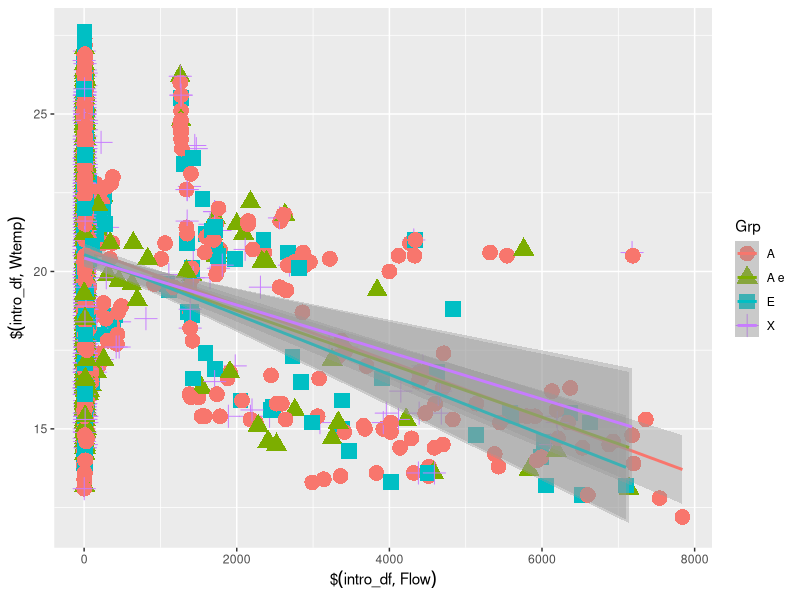
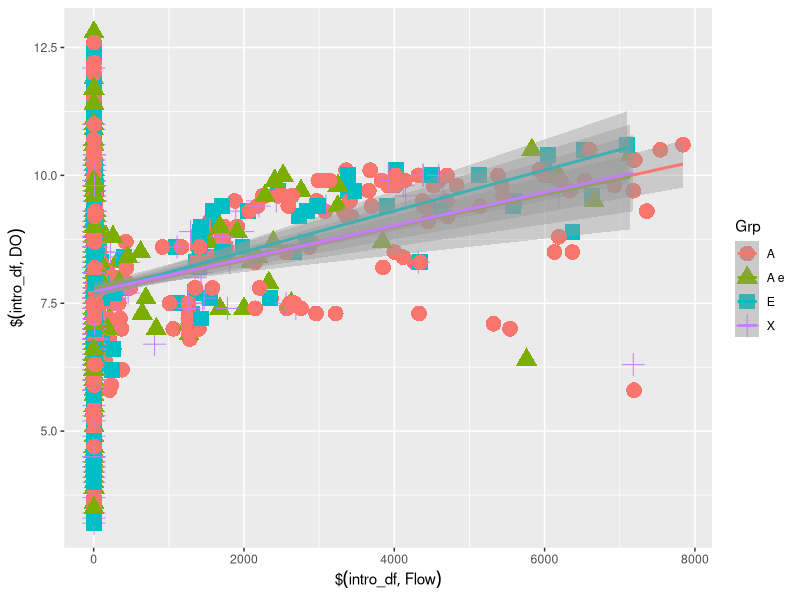
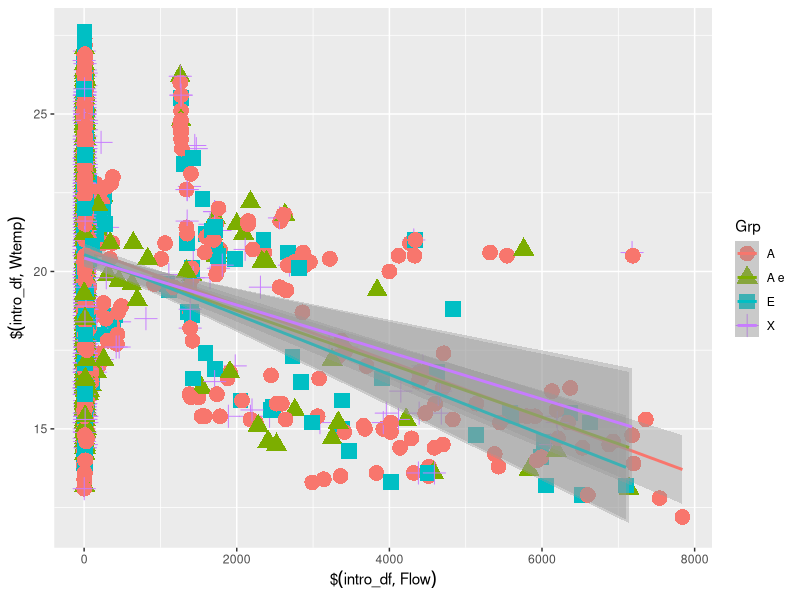
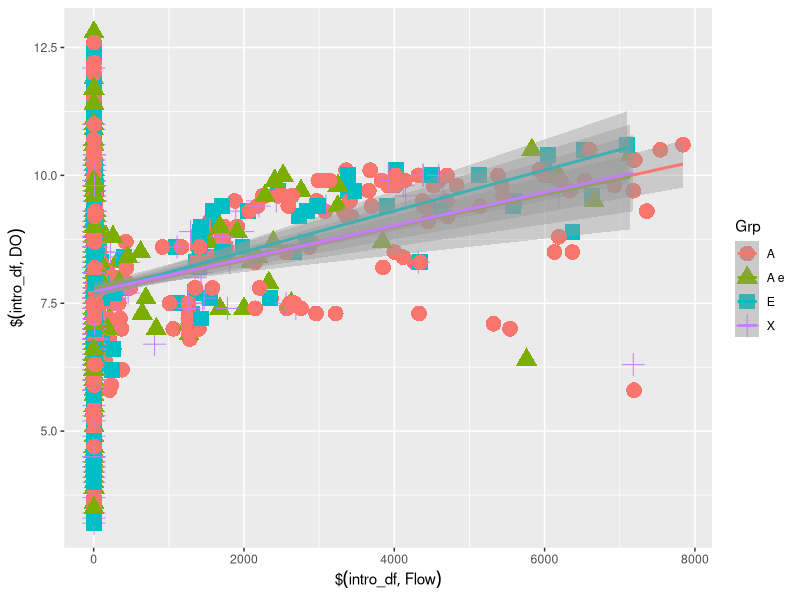

Here is the R script that generated these plots, in order:
## ---- chunk 1
library(knitr)

knit_hooks$set(plot=function(x, options) {
  sprintf("<img src='../%s%s-%d.%s'/ title='%s'/>", 
          options$fig.path, options$label, options$fig.cur, options$fig.ext, options$fig.cap)

})

opts_chunk$set(
  echo=TRUE,
  fig.path="static/Reproduce/",
  fig.width = 6,
  fig.height = 6,
  fig.cap = "TODO"
)
## ---- chunk 2
intro_df <- read.csv("data/course_NWISdata_cleaned.csv", stringsAsFactors = FALSE, 
                     colClasses = c("character", rep(NA, 6)))
## ---- chunk 3

## ---- chunk 4
x <- 2

# logical statement inside of () needs to return ONE logical value - TRUE or FALSE. TRUE means it will enter the following {}, FALSE means it won't.
if(x < 0){
  print("negative")
} 

# you can also specify something to do when the logical statement is FALSE by adding `else`
if(x < 0){
  print("negative")
} else {
  print("positive")
}
## ---- chunk 5
y <- 1:7

# use "any" if you want to see if at least one of the values meets a condition
any(y > 5)

# use "!any" if you don't want any of the values to meet some condition (e.g. vector can't have negatives)
!any(y < 0) 

# use "all" when every value in a vector must meet a condition
all(y > 5)

# using these in the if-else statement
if(any(y < 0)){
  print("some values are negative")
} 
## ---- chunk 6
num <- 198

if(num > 0) {           # first condition
  print("positive")
} else if (num < 0) {   # second condition
  print("negative")
} else {                # everything else
  print("zero")
}
## ---- chunk 7
# first, make sure dplyr is loaded
library(dplyr)

# if the column "DO_mgmL" (dissolved oxygen in mg/mL) does not exist, we want to add it
if(!'DO_mgmL' %in% names(intro_df)){
  head(mutate(intro_df, DO_mgmL = DO/1000))
} 

# if there are more than 1000 observations, we want to filter out high temperature observations
if(nrow(intro_df) > 1000){
  head(filter(intro_df, Wtemp >= 15))
}
## ---- chunk 8
#use mutate along with ifelse to add a new column
intro_df_revised <- mutate(intro_df, Flow_revised = ifelse(Flow_cd == "X", NA, Flow))
## ---- chunk 9
for(i in 1:3){
  print(i)
}
## ---- chunk 10
looping_vector <- c('a', 'vector', 'of', 'character', 'values', 'works', 'too!')
for(word in looping_vector){
  print(word)
}
## ---- chunk 11
# sequentially increase the value of some number
vec <- 1:10
j <- 0 # variables used in loops must exist already - so we initialize them
for(i in vec) {
  j <- i + j
  print(j)
}

## ---- chunk 12
# A simple vectorize operation
x <- 1:100
y <- 100:1
z <- x + y
z
## ---- chunk 13
#We will assume vectors of the same length...
out <- NULL 
for(i in 1:length(x)) {
  out[i] <- x[i] + y[i]
}

## ---- chunk 14
large_vec1 <- as.numeric(1:100000)
large_vec2 <- as.numeric(100000:1)

# vectorized happens almost instaneously
vec_time <- large_vec1 + large_vec2

# we have to wait for this loop (~17 seconds)
out <- NULL
for(i in 1:length(large_vec1)) {
  out[i] <- large_vec1[i] + large_vec2[i]
}

## ---- chunk 15
#We will assume vectors of the same length...
out <- vector("numeric",length(large_vec1))
for(i in 1:length(large_vec1)) {
  out[i] <- large_vec2[i] + large_vec2[i]
}

## ---- chunk 16

## ---- chunk 17
say_hi <- function() {
  print("Hello, World!")
}
say_hi()
## ---- chunk 18
print_twice <- function(my_text) {
  print(my_text)
  print(my_text)
}

print_twice("Hello, World!")
print_twice("Hola, mundo")
print_twice("Howdy, Texas")
## ---- chunk 19
myplot <- function(x, y, grp, file) {
  my_dat <- data.frame(X=x, Y=y, Grp=grp)
  my_p <- ggplot(my_dat, aes(x=X, y=Y)) +
    geom_point(aes(color=Grp, shape=Grp), size=5) +
    geom_smooth(method="lm", aes(color=Grp)) +
    labs(x=substitute(x), y=substitute(y))
  ggsave(my_p, file=file)
  return(my_p)
}

#Call the function using intro_df
library(ggplot2)
myplot(intro_df$Flow, intro_df$Wtemp, 
       intro_df$Flow_cd, "q_Wtemp.jpg")
myplot(intro_df$Flow, intro_df$DO, 
       intro_df$Flow_cd, "q_do.jpg")
## ---- chunk 20
odd_even <- function(num) {
  if(num %% 2 == 0){
    return("EVEN")
  } 
  return("ODD")
}
## ---- chunk 21
sum_vec <- function(vec) {
  j <- 0
  for(i in vec) {
    j <- i + j
  }
  return(j)
}
## ---- chunk 22

## ---- chunk 23

